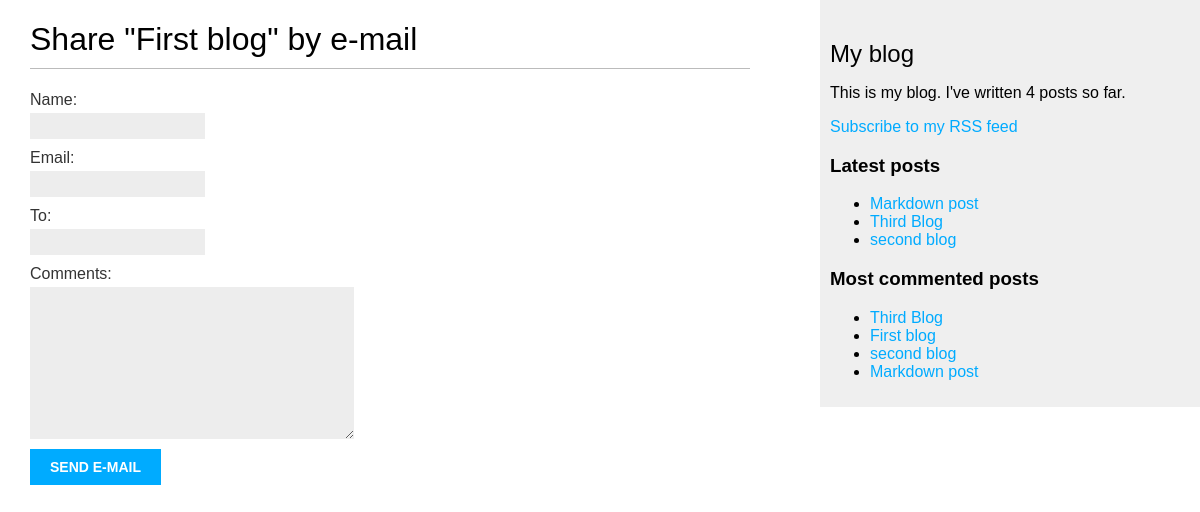
Screenshot of /blog/1/share/ with the database file from the repository.
### blog/models.py (models this page shows, shortened)
class Post(models.Model):
    STATUS_CHOICES = (
        ("draft", "Draft"),
        ("published", "Published"),
    )
    title = models.CharField(max_length=250)
    slug = models.SlugField(max_length=250, unique_for_date="publish")
    author = models.ForeignKey(
        User, on_delete=models.CASCADE, related_name="blog_posts"
    )
    body = models.TextField()
    publish = models.DateTimeField(default=timezone.now)
    created = models.DateTimeField(auto_now_add=True)
    updated = models.DateTimeField(auto_now=True)
    status = models.CharField(max_length=10, choices=STATUS_CHOICES, default="draft")
    objects = models.Manager()  # The default Manager
    published = PublishedManager()  # The Custom Manager
    tags = TaggableManager()
    class Meta:
        ordering = ("-publish",)
    def get_absolute_url(self):
        return reverse(
            "blog:post_detail",
            args=[self.publish.year, self.publish.month, self.publish.day, self.slug],
        )

### blog/views.py (the view)
# urls.py: path("<int:post_id>/share/", views.post_share, name="post_share"),
def post_share(request, post_id):
    post = get_object_or_404(Post, id=post_id, status="published")
    sent = False
    if request.method == "POST":
        form = EmailPostForm(request.POST)
        if form.is_valid():
            cd = form.cleaned_data
            post_url = request.build_absolute_uri(post.get_absolute_url())
            subject = f"{cd['name']} recommends you read {post.title}"
            message = f"Read {post.title} at {post_url}\n\n{cd['name']}'s comments: {cd['comments']}"
            send_mail(subject, message, "admin@myblog.com", [cd["to"]])
            sent = True
    else:
        form = EmailPostForm()
    return render(
        request, "blog/post/shared.html", {"post": post, "form": form, "sent": sent}
    )

### blog/forms.py
class EmailPostForm(forms.Form):
    name = forms.CharField(max_length=25)
    email = forms.EmailField()
    to = forms.EmailField()
    comments = forms.CharField(required=False, widget=forms.Textarea)

### blog/models.py (called while the page is built)
    def get_queryset(self):
        return super(PublishedManager, self).get_queryset().filter(status="published")

### blog/templatetags/blog_tags.py (called while the page is built)
@register.simple_tag
def total_posts():
    return Post.published.count()

@register.inclusion_tag("blog/post/latest_posts.html")
def show_latest_posts(count=5):
    latest_posts = Post.published.order_by("-publish")[:count]
    return {"latest_posts": latest_posts}

@register.simple_tag
def get_most_commented_posts(count=5):
    return Post.published.annotate(total_comments=Count("comments")).order_by(
        "-total_comments"
    )[:count]

### blog/templates/blog/post/shared.html (shortened to what this page needs)
{% extends "blog/base.html" %}
{% block content %}
  {% if sent %}
    <h1>E-mail successfully sent</h1>
    <p>
      "{{ post.title }}" was successfully sent to {{ form.cleaned_data.to }}.
    </p>
  {% else %}
    <h1>Share "{{ post.title }}" by e-mail</h1>
    <form method="post">
      {{ form.as_p }}
      <input type="submit" value="Send e-mail">
    </form>
  {% endif %}
{% endblock %}

### blog/templates/blog/base.html (shortened to what this page needs)
{% load blog_tags%}
{% load static %}
<!DOCTYPE html>
<html>
  <head>
    <link href="{% static "css/blog.css" %}" rel="stylesheet">
  </head>
  <body>
    <div id="content">{% block content %} {% endblock %}</div>
    <div id="sidebar">
      <h2>My blog</h2>
      <p>This is my blog. I've written {% total_posts %} posts so far.</p>
      <p>
        <a href="{% url "blog:post_feed" %}">Subscribe to my RSS feed</a>
      </p>
      <h3>Latest posts</h3>
      {% show_latest_posts 3 %}
      <h3>Most commented posts</h3>
      {% get_most_commented_posts as most_commented_posts %}
      <ul>
        {% for post in most_commented_posts %}
      <li>
      <a href="{{ post.get_absolute_url }}">{{ post.title }}</a>
      </li>
        {% endfor %}
      </ul>
    </div>
  </body>
</html>

### blog/templates/blog/post/latest_posts.html
<ul>
  {% for post in latest_posts %}
    <li>
      <a href="{{ post.get_absolute_url }}">{{ post.title }}</a>
    </li>
  {% endfor %}
</ul>

### blog/static/css/blog.css (style rules this page uses)
body { margin: 0; padding: 0; font-family: helvetica, sans-serif; }
a { color: #00abff; text-decoration: none; }
h1 { font-weight: normal; border-bottom: 1px solid #bbb; padding: 0 0 10px 0; }
h2 { font-weight: normal; margin: 30px 0 0; }
#content { float: left; width: 60%; padding: 0 0 0 30px; }
#sidebar { float: right; width: 30%; padding: 10px; background: #efefef; height: 100%; }
label { float: left; clear: both; color: #333; margin-bottom: 4px; }
input, textarea { clear: both; float: left; margin: 0 0 10px; background: #ededed; border: 0; padding: 6px 10px; font-size: 12px; }
input[type=submit] { font-weight: bold; background: #00abff; color: #fff; padding: 10px 20px; font-size: 14px; text-transform: uppercase; }

### rows the page displays
Post: title "First blog"
Post: title "Markdown post"
Post: title "Third Blog"
Post: title "second blog"
